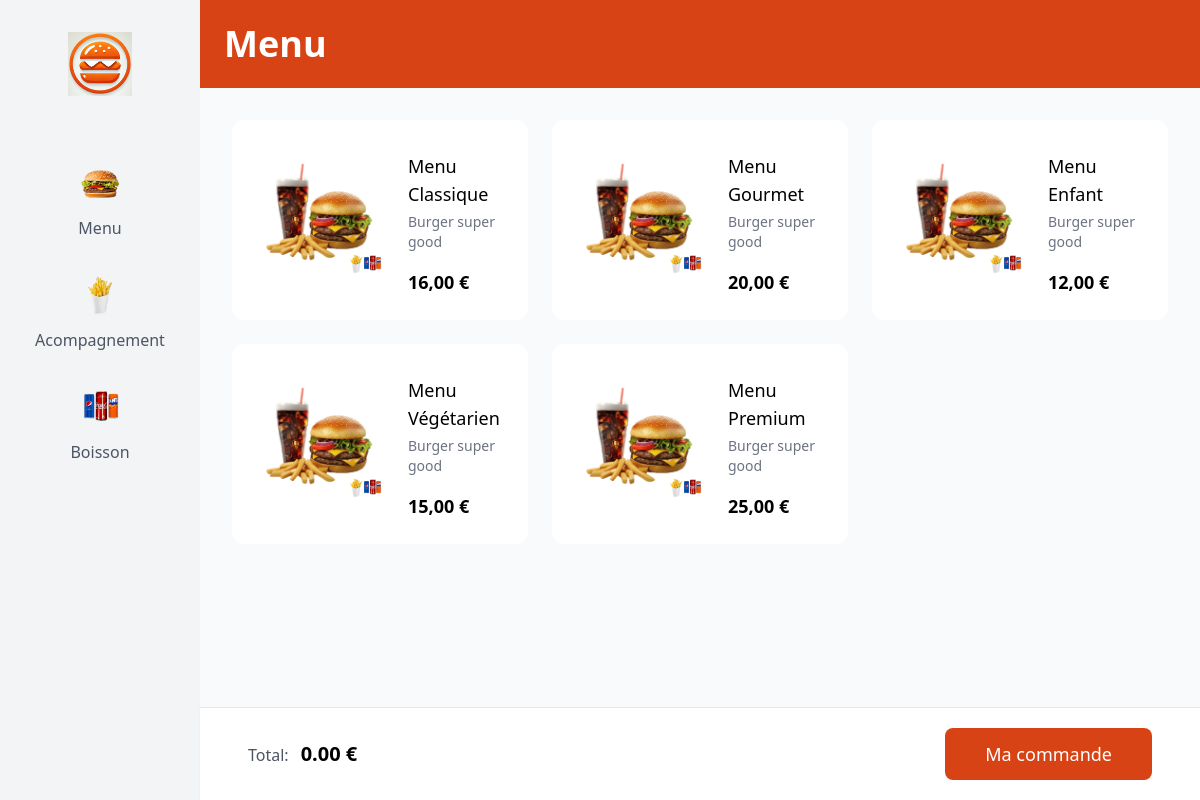
Page /Client/formules.php on the committed database.
### tables this page shows
CREATE TABLE formules (
    id INT AUTO_INCREMENT PRIMARY KEY,
    nom VARCHAR(255) NOT NULL,
    prix DECIMAL(10, 2) NOT NULL,
    image VARCHAR(255) NOT NULL
);

### Actions/client_repo.php (called while the page is built, shortened)
<?php
function getAllFormules()
{
    try {
        $con = connexion();
        $query = "SELECT id, nom, prix FROM formules";
        $stmt = $con->prepare($query);
        $stmt->execute();
        $formules = $stmt->fetchAll(PDO::FETCH_ASSOC);
        return $formules;
    } catch (PDOException $e) {
        echo "Erreur : " . $e->getMessage();
        return [];
    }
}

### Client/formules.php (the view)
<?php
require('../HeaderFooter/Client/Header.php');
require("../Actions/client_repo.php");
$formules = getAllFormules();
?>
<div class="p-8">
    <h1 class="text-4xl font-bold text-white bg-[#D84315] p-6 -mx-8 -mt-8 mb-8">Menu</h1>
    <div class="grid grid-cols-3 gap-6 mb-24">
        <?php if (!empty($formules)): ?>
            <?php foreach ($formules as $formule): ?>
                <div onclick="addMenuItem(<?php echo htmlspecialchars($formule['id']); ?>, '<?php echo htmlspecialchars($formule['nom']); ?>', <?php echo $formule['prix']; ?>, 'menu-01.png')"
                     class="bg-white rounded-xl p-6 relative group hover:shadow-lg cursor-pointer">
                    <div class="flex items-start gap-6">
                        <div class="relative w-32 flex-shrink-0">
                            <img src="../Assets/images/menu-01.png" alt="Menu" class="w-full">
                            <div class="flex -space-x-2 absolute -bottom-1 right-0">
                                <img src="../Assets/images/frite.png" alt="Frites" class="w-6 h-6">
                                <img src="../Assets/images/boisson.png" alt="Boisson" class="w-6 h-6">
                            </div>
                        </div>
                        <div class="flex-1 pt-2">
                            <h3 class="font-medium text-lg"><?php echo htmlspecialchars($formule['nom']); ?></h3>
                            <p class="text-gray-500 text-sm mt-1">Burger super good</p>
                            <div class="flex items-center justify-between mt-4">
                                <span class="font-bold text-lg"><?php echo number_format($formule['prix'], 2, ',', ' '); ?> €</span>
                            </div>
                        </div>
                    </div>
                </div>
            <?php endforeach; ?>
        <?php else: ?>
            <p class="col-span-3 text-center text-gray-500">Aucune formule disponible pour le moment.</p>
        <?php endif; ?>
    </div>
    <div class="fixed bottom-0 left-[200px] right-0 bg-white border-t shadow-sm">
        <div class="container mx-auto px-12 py-5 flex justify-between items-center">
            <div class="flex items-baseline gap-3">
                <span class="text-gray-600">Total:</span>
                <span id="cart-total" class="font-bold text-xl">0,00 €</span>
            </div>
            <a href="panier.php">
                <button class="bg-[#D84315] text-white px-10 py-3 rounded-lg text-lg font-medium hover:bg-[#BF360C]">
                    Ma commande
                </button>
            </a>
        </div>
    </div>
</div>
<?php
require('../HeaderFooter/Client/Footer.php');
?>

### rows in the picture
formules: nom "Menu Classique", prix "16,00"
formules: nom "Menu Gourmet", prix "20,00"
formules: nom "Menu Enfant", prix "12,00"
formules: nom "Menu Végétarien", prix "15,00"
formules: nom "Menu Premium", prix "25,00"
